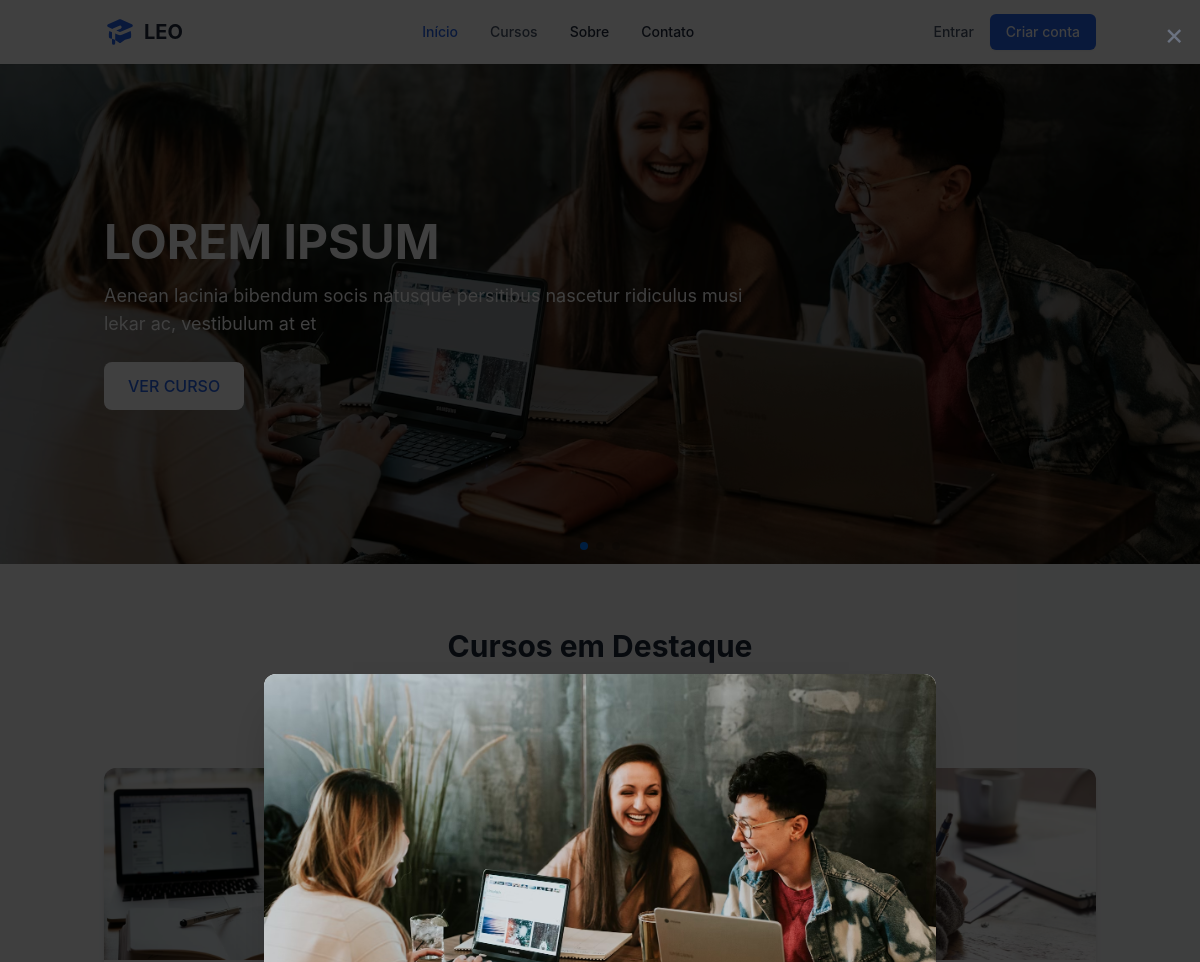
/ (upper part), run on an earlier commit of the app's database.
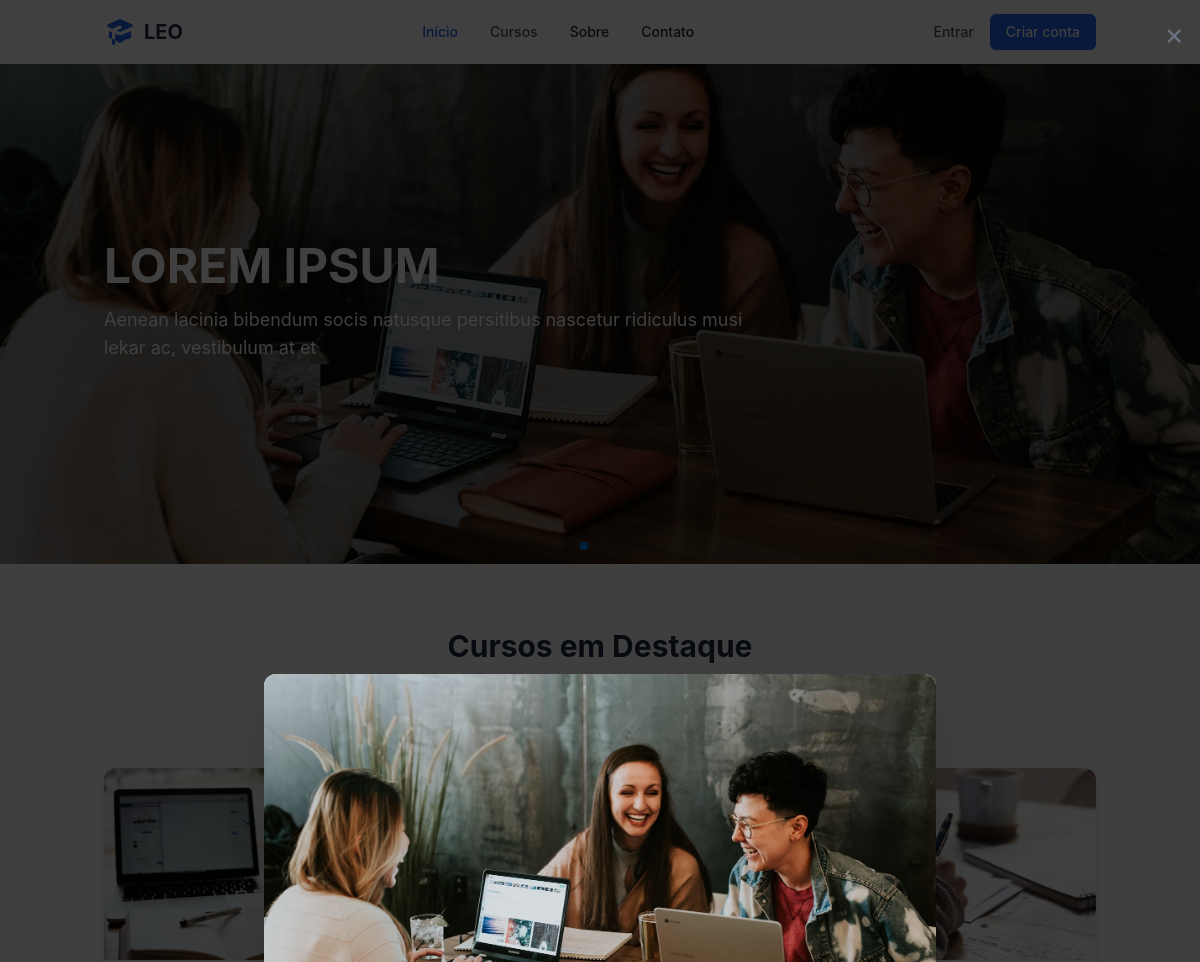
And on a later commit of the database.
### tables this page shows
CREATE TABLE `slideshow` (
  `id` int(11) NOT NULL AUTO_INCREMENT,
  `titulo` varchar(255) NOT NULL,
  `descricao` text DEFAULT NULL,
  `imagem` varchar(255) NOT NULL,
  `link_botao` varchar(255) DEFAULT NULL,
  `texto_botao` varchar(50) DEFAULT 'VER CURSO',
  `ordem` int(11) DEFAULT 0,
  `ativo` tinyint(1) DEFAULT 1,
  `criado_em` timestamp NOT NULL DEFAULT current_timestamp(),
  `atualizado_em` timestamp NOT NULL DEFAULT current_timestamp() ON UPDATE current_timestamp(),
  PRIMARY KEY (`id`)
);

### index.php (the view, shortened to what this page needs)
<?php
require_once 'includes/db.php';
try {
    $stmt = $pdo->query("SELECT * FROM cursos WHERE destaque = TRUE ORDER BY criado_em DESC LIMIT 3");
    $cursosDestaque = $stmt->fetchAll(PDO::FETCH_ASSOC);
    $stmt = $pdo->query("SELECT * FROM slideshow WHERE ativo = TRUE ORDER BY ordem ASC");
    $slideshow = $stmt->fetchAll(PDO::FETCH_ASSOC);
} catch (PDOException $e) {
    die("Erro ao carregar dados: " . $e->getMessage());
}
include 'includes/header.php';
?>
<main id="main-content">
<section class="relative">
    <div class="swiper hero-swiper">
        <div class="swiper-wrapper">
            <?php if (count($slideshow) > 0): ?>
                <?php foreach ($slideshow as $slide): ?>
                    <div class="swiper-slide">
                        <div class="relative h-[500px] bg-gray-900">
                            <div class="absolute inset-0 bg-black/30 z-10"></div>
                            <?php if ($slide['imagem']): ?>
                                <img src="assets/images/slideshow/<?= htmlspecialchars($slide['imagem']) ?>"
                                     alt="<?= htmlspecialchars($slide['titulo']) ?>"
                                     class="absolute inset-0 w-full h-full object-cover">
                            <?php endif; ?>
                            <div class="container mx-auto px-4 h-full flex items-center relative z-20">
                                <div class="max-w-2xl text-white">
                                    <h2 class="text-4xl md:text-5xl font-bold mb-4"><?= htmlspecialchars($slide['titulo']) ?></h2>
                                    <p class="text-lg mb-6"><?= htmlspecialchars($slide['descricao']) ?></p>
                                    <?php if ($slide['link_botao']): ?>
                                        <a href="<?= htmlspecialchars($slide['link_botao']) ?>"
                                           class="inline-block bg-white text-blue-600 px-6 py-3 rounded-lg font-medium hover:bg-gray-100 transition-colors">
                                            <?= htmlspecialchars($slide['texto_botao'] ?? 'VER CURSO') ?>
                                        </a>
                                    <?php endif; ?>
                                </div>
                            </div>
                        </div>
                    </div>
                <?php endforeach; ?>
            <?php endif; ?>
        </div>
        <div class="swiper-pagination"></div>
        <div class="swiper-button-prev"></div>
        <div class="swiper-button-next"></div>
    </div>
</section>
    <section class="py-16 bg-gray-50">
        <div class="container mx-auto px-4">
            <div class="text-center mb-12">
                <h2 class="text-3xl font-bold text-slate-800 mb-2">Cursos em Destaque</h2>
                <p class="text-slate-600 max-w-2xl mx-auto">Aenean lacinia bibendum nulla sed consectetur. Nullam quis risus eget urna mollis ornare vel eu leo.</p>
            </div>
            <div class="grid grid-cols-1 md:grid-cols-3 gap-8">
                <?php if (count($cursosDestaque) > 0): ?>
                    <?php foreach ($cursosDestaque as $curso): ?>
                        <div class="bg-white rounded-xl shadow-md overflow-hidden hover:shadow-lg transition-shadow duration-300">
                            <div class="h-48 bg-gray-200 overflow-hidden">
                                <?php if ($curso['imagem']): ?>
                                    <img src="assets/images/cursos/<?= htmlspecialchars($curso['imagem']) ?>"
                                         alt="<?= htmlspecialchars($curso['titulo']) ?>"
                                         class="w-full h-full object-cover">
                                <?php endif; ?>
                            </div>
                        </div>
                    <?php endforeach; ?>
                <?php endif; ?>
            </div>
        </div>
    </section>
</main>
<?php
include 'includes/footer.php';
?>

What changed in the data, as far as the page shows it:
changed slideshow "LOREM IPSUM": link_botao "cursos/destaque" → empty (drawn); texto_botao "VER CURSO" → (not shown)
